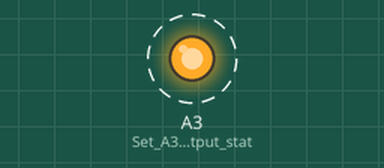
Simulated run of this sketch. Board: Arduino Uno, built with avr-gcc and run on an emulated ATmega328P. On the bench: output pins drawn as LEDs (lit = HIGH). Dashed ring = blinking.

Above: at 0.15 s.
Timing chart, 0 to 3.0 s (numbered marks = the images above):
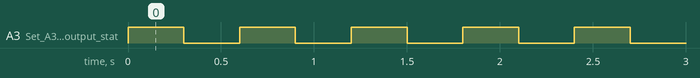

The sketch:

1_1_LED_Blink.ino
```cpp
/*
create by straysnail
2022/2/26
*/
void setup() {
  pinMode(A3,OUTPUT); //Set A3 pin to output state
}

void loop() {
  digitalWrite(A3,HIGH); //Digital output function, controlling A3 pin output high level
  delay(300); //Delay 300ms
  digitalWrite(A3,LOW);  //Control A3 pin output low level
  delay(300);
}
```

Measured:
- by itself, A3 (Set_A3_pin_to_output_stat): alternates HIGH for 0.30 s and LOW for 0.30 s
